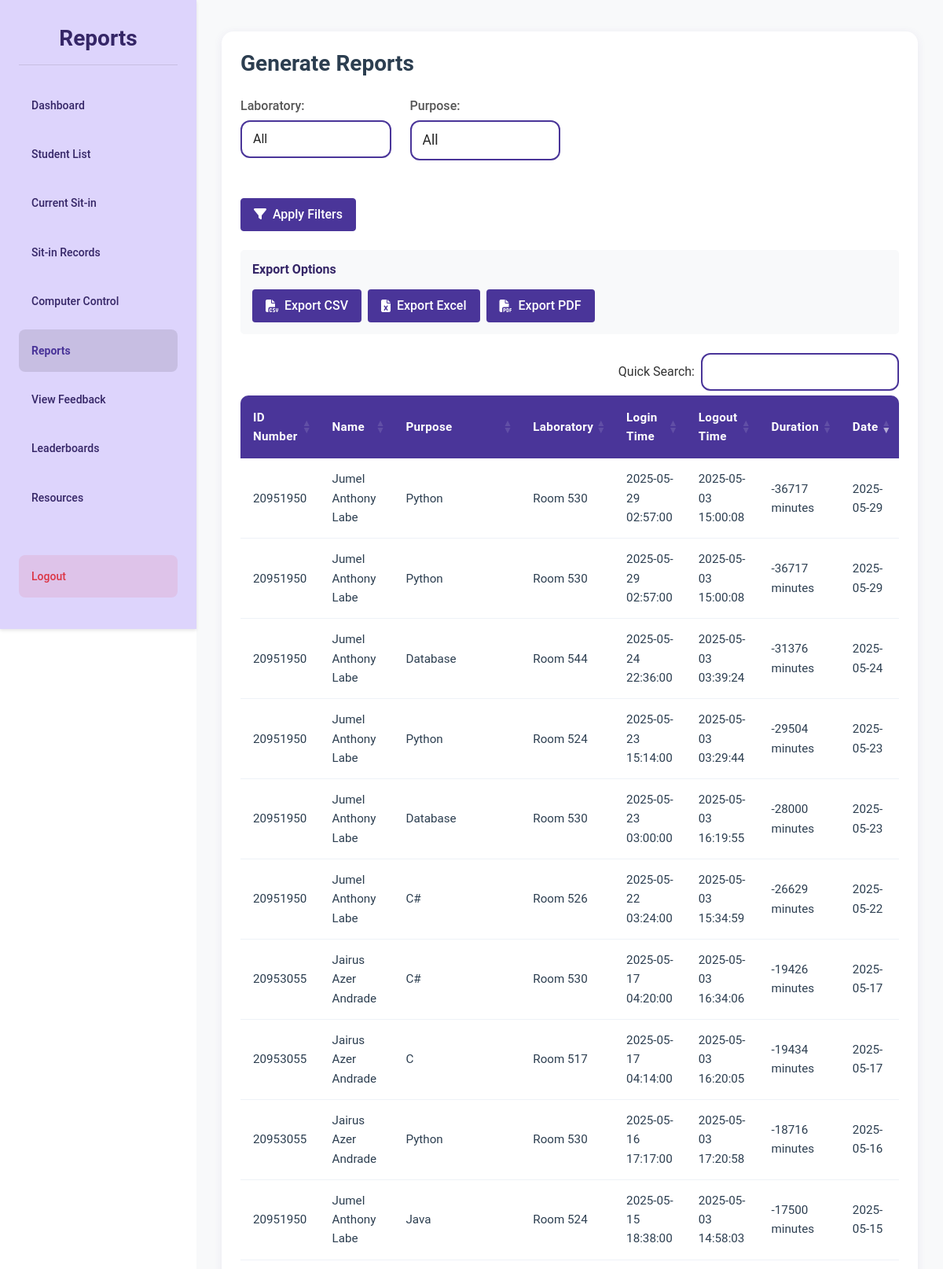
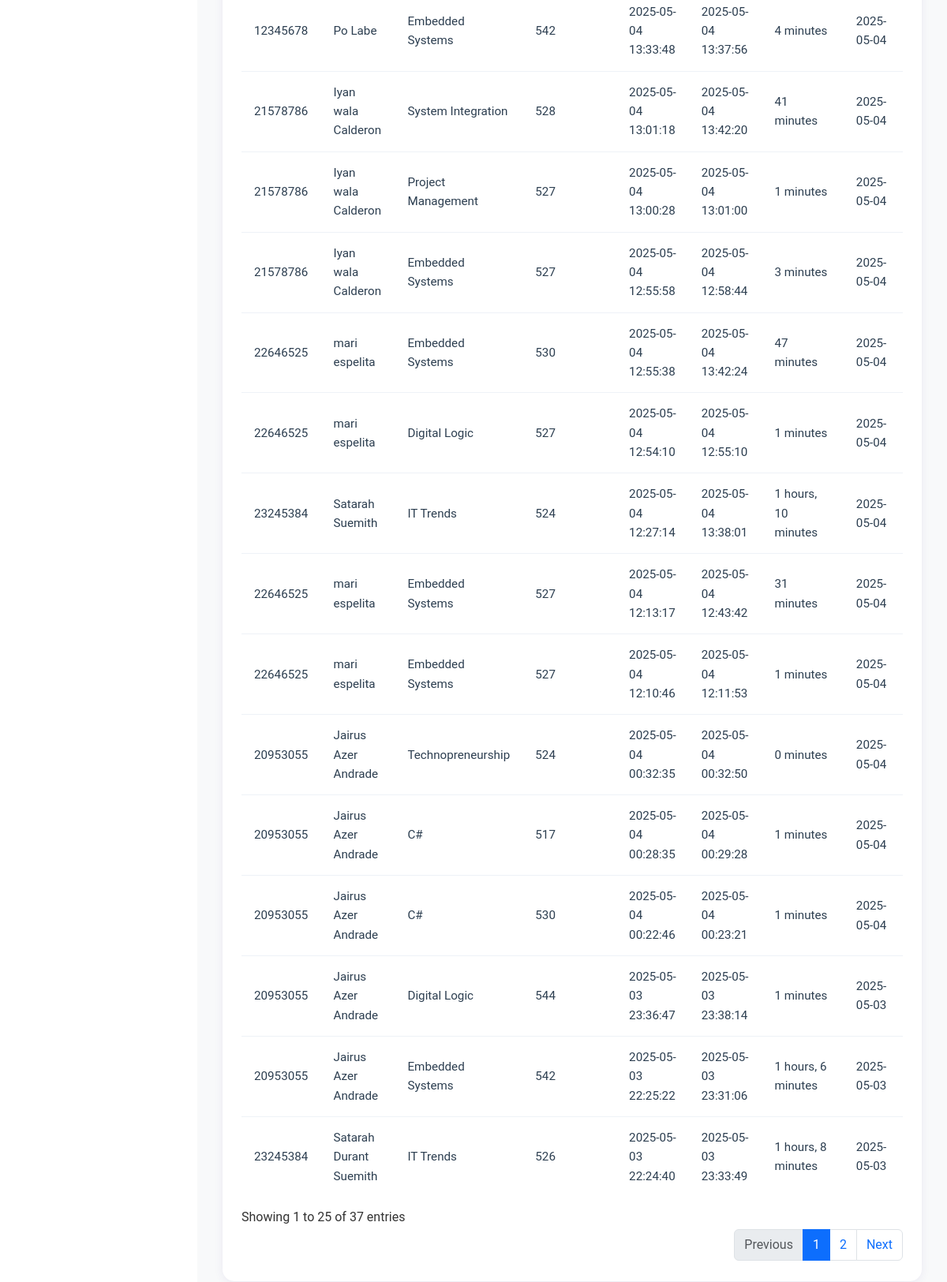
The app's page /admin/reports (signed in) with its own data (2 pictures, top to bottom).
### tables this page shows
CREATE TABLE sit_in_records (
    sit_in_id INTEGER PRIMARY KEY AUTOINCREMENT,
    id_number VARCHAR(50) NOT NULL,
    name VARCHAR(255) NOT NULL,
    purpose TEXT NOT NULL,
    lab VARCHAR(10) NOT NULL,
    login_time DATETIME NOT NULL,
    logout_time DATETIME NULL,
    date DATE NOT NULL
, computer_number INTEGER);

### routes/admin_routes.py (the view)
@admin_bp.route('/reports')
def reports():
    if session.get('user_type') != 'admin':
        flash("Admin access required.", "danger")
        return redirect(url_for('auth.login'))
    selected_lab = request.args.get('lab', '')
    selected_purpose = request.args.get('purpose', '')
    conn = get_connection()
    cursor = conn.cursor()
    cursor.execute("SELECT DISTINCT lab FROM sit_in_records ORDER BY lab")
    labs = [row[0] for row in cursor.fetchall()]
    cursor.execute("SELECT DISTINCT purpose FROM sit_in_records ORDER BY purpose")
    purposes = [row[0] for row in cursor.fetchall()]
    conn.close()
    data = get_filtered_reports(selected_lab, selected_purpose)
    if request.headers.get('X-Requested-With') == 'XMLHttpRequest':
        return jsonify({
            'reports': data['reports'],
            'labs': labs,
            'purposes': purposes
        })
    return render_template('admin/reports.html',
                         reports=data['reports'],
                         labs=labs,
                         purposes=purposes,
                         selected_lab=selected_lab,
                         selected_purpose=selected_purpose)

### app.py (called while the page is built)
@app.after_request
def add_header(response):
    if 'Cache-Control' not in response.headers:
        response.headers['Cache-Control'] = 'no-store, no-cache, must-revalidate, post-check=0, pre-check=0, max-age=0'
        response.headers['Pragma'] = 'no-cache'
        response.headers['Expires'] = '-1'
    return response

### templates/admin/reports.html (shortened to what this page needs)
{% extends "admin/base.html" %}
{% block extra_css %}
<link href="https://cdn.datatables.net/1.11.5/css/dataTables.bootstrap5.min.css" rel="stylesheet">
<link href="https://cdn.datatables.net/buttons/2.2.2/css/buttons.bootstrap5.min.css" rel="stylesheet">
<link href="https://cdn.datatables.net/responsive/2.2.9/css/responsive.bootstrap5.min.css" rel="stylesheet">
{% endblock %}
{% block content %}
<div class="dashboard-container">
    <div class="sidebar">
        <h1 class="dashboard-title">Reports</h1>
        <a href="{{ url_for('admin.admin_dashboard') }}" class="menu-btn">Dashboard</a>
        <a href="{{ url_for('admin.student_list') }}" class="menu-btn">Student List</a>
        <a href="{{ url_for('admin.current_sit_in') }}" class="menu-btn">Current Sit-in</a>
        <a href="{{ url_for('admin.sit_in_records') }}" class="menu-btn">Sit-in Records</a>
        <a href="{{ url_for('admin.computer_control') }}" class="menu-btn">Computer Control</a>
        <a href="{{ url_for('admin.reports') }}" class="menu-btn active">Reports</a>
        <a href="{{ url_for('admin.feedback_reports') }}" class="menu-btn">View Feedback</a>
        <a href="{{ url_for('admin.leaderboards') }}" class="menu-btn">Leaderboards</a>
        <a href="{{ url_for('admin.admin_resources') }}" class="menu-btn">Resources</a>
        <a href="{{ url_for('admin.logout') }}" class="menu-btn logout-btn">Logout</a>
    </div>
    <div class="content">
        <div class="container">
            <div class="table-container">
                <div class="table-header">
                    <h2 class="table-title">Generate Reports</h2>
                </div>
                <div class="filter-section mb-4">
                    <form id="filterForm">
                        <div class="row">
                            <div class="col-md-3 mb-3">
                                <div class="form-group">
                                    <label for="labFilter" class="form-label">Laboratory:</label>
                                    <select name="lab" class="form-select w-100" id="labFilter">
                                        <option value="" {% if not selected_lab %}selected{% endif %}>All</option>
                                    </select>
                                </div>
                            </div>
                            <div class="col-md-3 mb-3">
                                <div class="form-group">
                                    <label for="purposeFilter" class="form-label">Purpose:</label>
                                    <select name="purpose" class="form-select w-100" id="purposeFilter" style="border:2px solid #4A3599; border-radius:12px; font-size:1.1rem; font-weight:400; color:#222;">
                                        <option value="" {% if not selected_purpose %}selected{% endif %}>All</option>
                                    </select>
                                </div>
                            </div>
                            <div class="col-md-12 mt-3">
                                <button type="submit" class="btn btn-primary">
                                    <i class="fas fa-filter"></i> Apply Filters
                                </button>
                            </div>
                        </div>
                    </form>
                </div>
                <div class="export-section mb-4">
                    <h6 class="mb-3">Export Options</h6>
                    <div class="d-flex flex-wrap gap-2">
                        <button type="button" class="btn btn-success" onclick="exportData('csv')">
                            <i class="fas fa-file-csv"></i> Export CSV
                        </button>
                        <button type="button" class="btn btn-success" onclick="exportData('excel')">
                            <i class="fas fa-file-excel"></i> Export Excel
                        </button>
                        <button type="button" class="btn btn-success" onclick="exportData('pdf')">
                            <i class="fas fa-file-pdf"></i> Export PDF
                        </button>
                    </div>
                </div>
                <div class="table-responsive">
                    <table id="reportsTable" class="custom-table">
                        <thead>
                            <tr>
                                <th>ID Number</th>
                                <th>Name</th>
                                <th>Purpose</th>
                                <th>Laboratory</th>
                                <th>Login Time</th>
                                <th>Logout Time</th>
                                <th>Duration</th>
                                <th>Date</th>
                            </tr>
                        </thead>
                        <tbody>
                            {% for report in reports %}
                            <tr>
                                <td>{{ report.id_number }}</td>
                                <td>{{ report.name }}</td>
                                <td>{{ report.purpose }}</td>
                                <td>{{ report.lab }}</td>
                                <td>{{ report.login_time }}</td>
                                <td>{{ report.logout_time }}</td>
                                <td>{{ report.duration }}</td>
                                <td>{{ report.date }}</td>
                            </tr>
                            {% endfor %}
                        </tbody>
                    </table>
                </div>
            </div>
        </div>
    </div>
</div>
{% endblock %}

### static/css/styles.css (style rules this page uses)
:root { --primary: #4a3599; --primary-light: #ddd4fc; --primary-dark: #352667; --secondary: #6c63ff; --accent: #7f6df2; --text-dark: #333333; --text-medium: #555555; --text-light: #777777; --white: #ffffff; --light-gray: #f5f5f5; --mid-gray: #e0e0e0; --border-color: #dddddd; --success: #28a745; --danger: #dc3545; --warning: #ffc107; --info: #17a2b8; --font-family: 'Roboto', Arial, sans-serif; --h1-size: 2rem; --h2-size: 1.75rem; --h3-size: 1.5rem; --h4-size: 1.25rem; --body-size: 1rem; --small-size: 0.875rem; --space-xs: 0.25rem; --space-sm: 0.5rem; --space-md: 1rem; --space-lg: 1.5rem; --space-xl: 2rem; --radius-sm: 4px; --radius-md: 8px; --radius-lg: 15px; --shadow-sm: 0 2px 4px rgba(0, 0, 0, 0.1); --shadow-md: 0 4px 8px rgba(0, 0, 0, 0.1); --shadow-lg: 0 8px 16px rgba(0, 0, 0, 0.1); }
* { margin: 0; padding: 0; box-sizing: border-box; }
body { font-family: var(--font-family); color: var(--text-dark); background-color: var(--light-gray); line-height: 1.6; font-size: var(--body-size); }
a { color: var(--primary); text-decoration: none; transition: color 0.3s ease; }
h1, h2, h3, h4, h5, h6 { font-weight: 700; line-height: 1.2; margin-bottom: var(--space-md); color: var(--primary-dark); }
h1 { font-size: var(--h1-size); }
h2 { font-size: var(--h2-size); }
.dashboard-container { width: 100%; min-height: 100vh; display: flex; background-color: var(--white); overflow: hidden; padding-left: 250px; position: relative; }
.sidebar { width: 250px; background-color: #DDD4FC; padding: var(--space-xl) var(--space-lg); display: flex; flex-direction: column; height: 100vh; position: fixed; left: 0; top: 0; z-index: 1000; box-shadow: var(--shadow-sm); transition: transform 0.3s ease; }
.dashboard-title { color: var(--primary-dark); font-size: var(--h2-size); font-weight: bold; padding-bottom: var(--space-md); margin-bottom: var(--space-lg); border-bottom: 1px solid rgba(0, 0, 0, 0.1); text-align: center; }
.menu-btn { background-color: transparent; border: none; padding: var(--space-md); border-radius: var(--radius-md); font-size: var(--small-size); font-weight: 500; text-align: left; cursor: pointer; transition: all 0.2s ease; color: var(--primary-dark); text-decoration: none; display: flex; align-items: center; gap: var(--space-sm); margin-bottom: var(--space-sm); }
.menu-btn.active { background-color: rgba(0, 0, 0, 0.1); font-weight: bold; color: var(--primary); }
.logout-btn { margin-top: auto; background-color: rgba(220, 53, 69, 0.1); color: var(--danger); }
.form-group { margin-bottom: var(--space-md); }
.form-label { display: block; margin-bottom: var(--space-xs); font-weight: 500; color: var(--text-medium); }
.btn { display: inline-block; font-weight: 500; text-align: center; white-space: nowrap; vertical-align: middle; user-select: none; border: 1px solid transparent; padding: var(--space-sm) var(--space-md); font-size: var(--body-size); line-height: 1.5; border-radius: var(--radius-sm); transition: all 0.3s ease; cursor: pointer; }
.btn-primary { background-color: var(--primary); color: var(--white); }
.btn-success { background-color: var(--success); color: var(--white); }
.table-container { background-color: var(--white); border-radius: var(--radius-md); box-shadow: var(--shadow-sm); overflow: hidden; margin-bottom: var(--space-lg); }

### templates/admin/reports.html (style rules this page uses)
.export-section { background: #f8f9fa; padding: 15px; border-radius: 5px; margin-bottom: 20px; }
.form-group { width: 100%; }
.form-select, .form-control { width: 100%; min-width: 120px; max-width: 100%; font-size: 1rem; padding: 10px 14px; box-sizing: border-box; border: 2px solid #4A3599; border-radius: 12px; background: #fff; color: #222; font-weight: 400; transition: border-color 0.2s; }
.form-label { font-weight: 500; margin-bottom: 6px; display: block; }

### records on screen
sit_in_records: id_number "20951950", name "Jumel Anthony Labe", purpose "Python", lab "Room 530", login_time "2025-05-29 02:57:00", logout_time "2025-05-03 15:00:08", duration "-36717 minutes", date "2025-05-29"
sit_in_records: id_number "20951950", name "Jumel Anthony Labe", purpose "Python", lab "Room 530", login_time "2025-05-29 02:57:00", logout_time "2025-05-03 15:00:08", duration "-36717 minutes", date "2025-05-29"
sit_in_records: id_number "20951950", name "Jumel Anthony Labe", purpose "Database", lab "Room 544", login_time "2025-05-24 22:36:00", logout_time "2025-05-03 03:39:24", duration "-31376 minutes", date "2025-05-24"
sit_in_records: id_number "20951950", name "Jumel Anthony Labe", purpose "Python", lab "Room 524", login_time "2025-05-23 15:14:00", logout_time "2025-05-03 03:29:44", duration "-29504 minutes", date "2025-05-23"
sit_in_records: id_number "20951950", name "Jumel Anthony Labe", purpose "Database", lab "Room 530", login_time "2025-05-23 03:00:00", logout_time "2025-05-03 16:19:55", duration "-28000 minutes", date "2025-05-23"
sit_in_records: id_number "20951950", name "Jumel Anthony Labe", purpose "C#", lab "Room 526", login_time "2025-05-22 03:24:00", logout_time "2025-05-03 15:34:59", duration "-26629 minutes", date "2025-05-22"
sit_in_records: id_number "20953055", name "Jairus Azer Andrade", purpose "C#", lab "Room 530", login_time "2025-05-17 04:20:00", logout_time "2025-05-03 16:34:06", duration "-19426 minutes", date "2025-05-17"
sit_in_records: id_number "20953055", name "Jairus Azer Andrade", purpose "C", lab "Room 517", login_time "2025-05-17 04:14:00", logout_time "2025-05-03 16:20:05", duration "-19434 minutes", date "2025-05-17"
sit_in_records: id_number "20953055", name "Jairus Azer Andrade", purpose "Python", lab "Room 530", login_time "2025-05-16 17:17:00", logout_time "2025-05-03 17:20:58", duration "-18716 minutes", date "2025-05-16"
sit_in_records: id_number "20951950", name "Jumel Anthony Labe", purpose "Java", lab "Room 524", login_time "2025-05-15 18:38:00", logout_time "2025-05-03 14:58:03", duration "-17500 minutes", date "2025-05-15"
sit_in_records: id_number "12345678", name "Po Labe", purpose "Embedded Systems", lab "542", login_time "2025-05-04 13:33:48", logout_time "2025-05-04 13:37:56", duration "4 minutes", date "2025-05-04"
sit_in_records: id_number "21578786", name "Iyan wala Calderon", purpose "System Integration", lab "528", login_time "2025-05-04 13:01:18", logout_time "2025-05-04 13:42:20", duration "41 minutes", date "2025-05-04"
sit_in_records: id_number "21578786", name "Iyan wala Calderon", purpose "Project Management", lab "527", login_time "2025-05-04 13:00:28", logout_time "2025-05-04 13:01:00", duration "1 minutes", date "2025-05-04"
sit_in_records: id_number "21578786", name "Iyan wala Calderon", purpose "Embedded Systems", lab "527", login_time "2025-05-04 12:55:58", logout_time "2025-05-04 12:58:44", duration "3 minutes", date "2025-05-04"
sit_in_records: id_number "22646525", name "mari espelita", purpose "Embedded Systems", lab "530", login_time "2025-05-04 12:55:38", logout_time "2025-05-04 13:42:24", duration "47 minutes", date "2025-05-04"
sit_in_records: id_number "22646525", name "mari espelita", purpose "Digital Logic", lab "527", login_time "2025-05-04 12:54:10", logout_time "2025-05-04 12:55:10", duration "1 minutes", date "2025-05-04"
sit_in_records: id_number "23245384", name "Satarah Suemith", purpose "IT Trends", lab "524", login_time "2025-05-04 12:27:14", logout_time "2025-05-04 13:38:01", duration "1 hours, 10 minutes", date "2025-05-04"
sit_in_records: id_number "22646525", name "mari espelita", purpose "Embedded Systems", lab "527", login_time "2025-05-04 12:13:17", logout_time "2025-05-04 12:43:42", duration "31 minutes", date "2025-05-04"
sit_in_records: id_number "22646525", name "mari espelita", purpose "Embedded Systems", lab "527", login_time "2025-05-04 12:10:46", logout_time "2025-05-04 12:11:53", duration "1 minutes", date "2025-05-04"
sit_in_records: id_number "20953055", name "Jairus Azer Andrade", purpose "Technopreneurship", lab "524", login_time "2025-05-04 00:32:35", logout_time "2025-05-04 00:32:50", duration "0 minutes", date "2025-05-04"
sit_in_records: id_number "20953055", name "Jairus Azer Andrade", purpose "C#", lab "517", login_time "2025-05-04 00:28:35", logout_time "2025-05-04 00:29:28", duration "1 minutes", date "2025-05-04"
sit_in_records: id_number "20953055", name "Jairus Azer Andrade", purpose "C#", lab "530", login_time "2025-05-04 00:22:46", logout_time "2025-05-04 00:23:21", duration "1 minutes", date "2025-05-04"
sit_in_records: id_number "20953055", name "Jairus Azer Andrade", purpose "Digital Logic", lab "544", login_time "2025-05-03 23:36:47", logout_time "2025-05-03 23:38:14", duration "1 minutes", date "2025-05-03"
sit_in_records: id_number "20953055", name "Jairus Azer Andrade", purpose "Embedded Systems", lab "542", login_time "2025-05-03 22:25:22", logout_time "2025-05-03 23:31:06", duration "1 hours, 6 minutes", date "2025-05-03"
sit_in_records: id_number "23245384", name "Satarah Durant Suemith", purpose "IT Trends", lab "526", login_time "2025-05-03 22:24:40", logout_time "2025-05-03 23:33:49", duration "1 hours, 8 minutes", date "2025-05-03"
